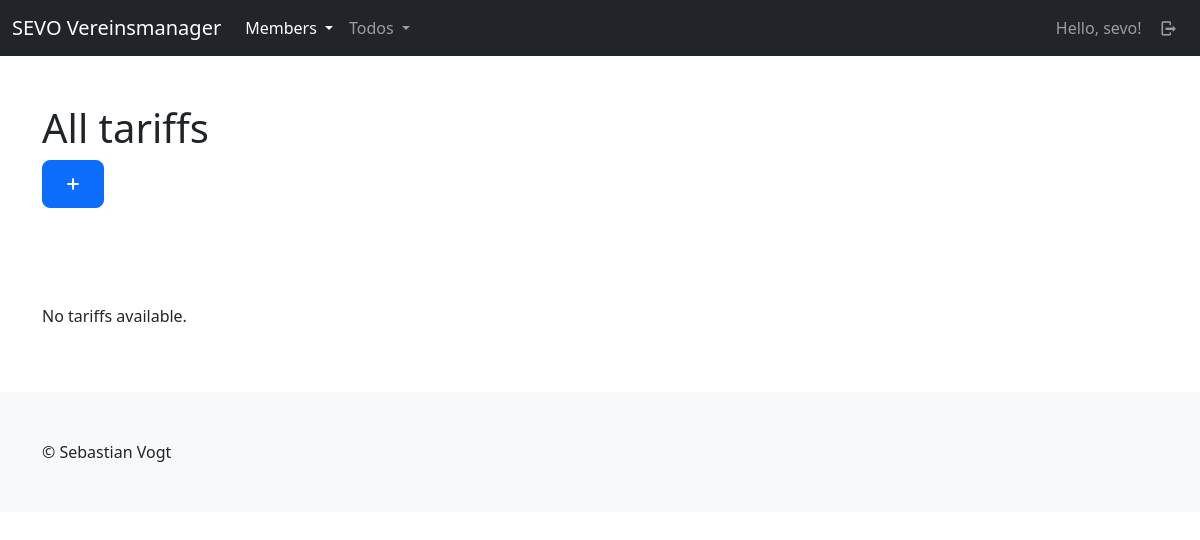
Page /mbrs/tariffs/ (signed in) on the earlier database version.
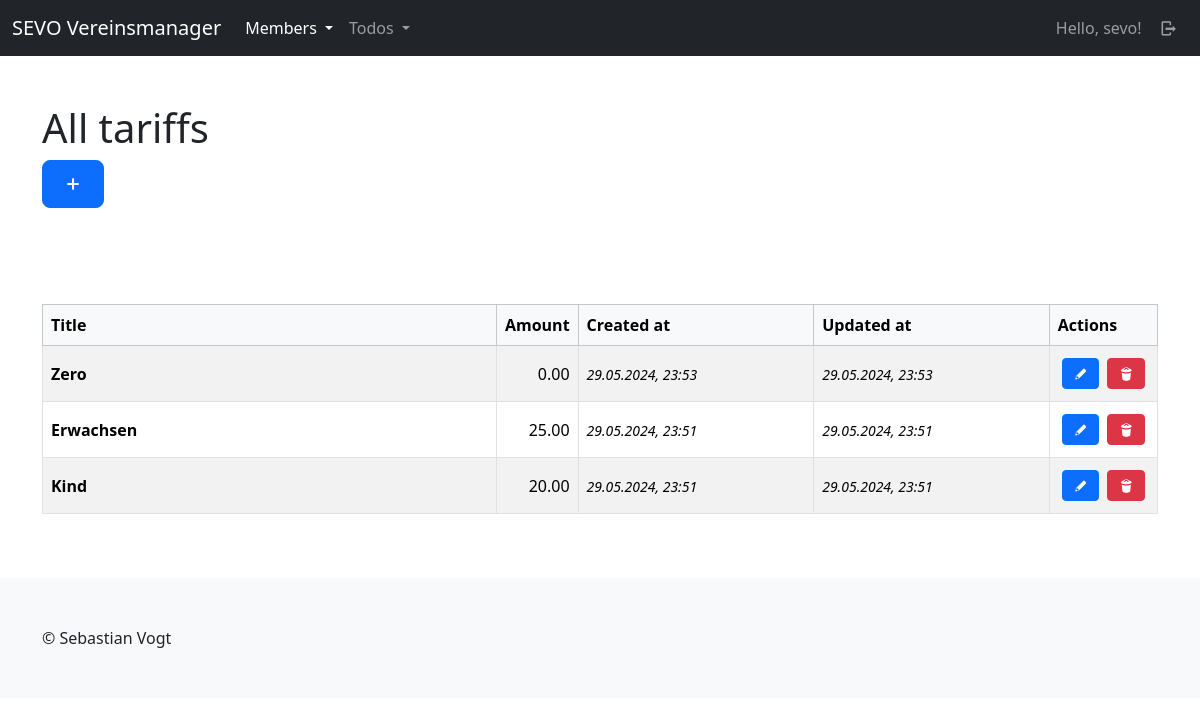
Same page on the later database version.
### members/models.py (models this page shows, shortened)
class Tariff(models.Model):
    title = models.CharField(max_length=255, unique=True)
    amount = models.DecimalField(decimal_places=2, max_digits=5)
    created_at = models.DateTimeField(auto_now=True)
    updated_at = models.DateTimeField(auto_now_add=True)
    class Meta:
        ordering = ["-updated_at"]

### members/views/tariffs.py (the view)
# urls.py: path("tariffs/", tariffs.index, name="members-tariff-index"),
@login_required(login_url="sevo-auth-login")
def index(request):
    tariffs = models.Tariff.objects.all()
    return render(request, "members/tariff/index.html", {
        "title": _("All tariffs"),
        "tariffs": tariffs
    })

### members/templates/members/tariff/index.html (shortened to what this page needs)
{% extends "base_main.html" %}
{% load i18n %}
{% load static %}
{% block header %}
    <div class="container py-5">
        <div class="row">
            <div class="col-lg-12">
                <h1>{{ title }}</h1>
                <a class="btn btn-primary btn-lg" href="{% url "members-tariff-create" %}"><i class="demo-icon icon-plus"></i></a>
            </div>
        </div>
    </div>
{% endblock %}
{% block main %}
    {% if tariffs %}
    <div>
        {% include "members/tariff/partials/_list_table.html" %}
    </div>
    {% else %}
        <p>
            {% trans "No tariffs available." %}
        </p>
    {% endif %}
{%  endblock %}

### members/templates/members/tariff/partials/_list_table.html
{% load i18n %}
<div class="table-responsive">
    <table class="table table-bordered align-middle table-striped">
        <thead class="table-light">
        <tr>
            <th scope="col">{% trans "Title" %}</th>
            <th scope="col">{% trans "Amount" %}</th>
            <th scope="col">{% trans "Created at" %}</th>
            <th scope="col">{% trans "Updated at" %}</th>
            <th scope="col">{% trans "Actions" %}</th>
        </tr>
        </thead>
        <tbody>
            {% for tariff in tariffs %}
                <tr>
                    <th scope="row" class="w-50">
                        {{ tariff.title }}
                    </th>
                    <td class="w-auto">
                        <div class="d-flex justify-content-end">
                            <div>
                                {{ tariff.amount }}
                            </div>
                        </div>
                    </td>
                    <td class="w-25"><time><small><i>{{ tariff.created_at|date:"d.m.Y, H:i" }}</i></small></time></td>
                    <td class="w-25"><time><small><i>{{ tariff.updated_at|date:"d.m.Y, H:i" }}</i></small></time></td>
                    <td class="w-auto">
                        <div class="d-flex justify-content-center align-content-center">
                            <a class="btn btn-primary btn-sm d-block m-1" href="{% url "members-tariff-update" id=tariff.id %}"><i class="demo-icon icon-pencil"></i></a>
                            <a class="btn btn-danger btn-sm d-block m-1" href="{% url "members-tariff-delete" id=tariff.id %}"><i class="demo-icon icon-trash"></i></a>
                        </div>
                    </td>
                </tr>
            {% endfor %}
        </tbody>
    </table>
</div>

Differences in the rows shown:
added Tariff: title "Zero", amount "0.00", created_at "29.05.2024, 23:53", updated_at "29.05.2024, 23:53"
added Tariff: title "Erwachsen", amount "25.00", created_at "29.05.2024, 23:51", updated_at "29.05.2024, 23:51"
added Tariff: title "Kind", amount "20.00", created_at "29.05.2024, 23:51", updated_at "29.05.2024, 23:51"
Other differences:
text no longer shown: "No tariffs available."
text now shown: "Title Amount Created at Updated at Actions"
